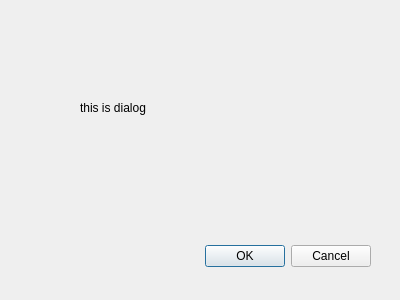
<?xml version="1.0" encoding="UTF-8"?>
<ui version="4.0">
 <class>Dialog</class>
 <widget class="QDialog" name="Dialog">
  <property name="geometry">
   <rect>
    <x>0</x>
    <y>0</y>
    <width>400</width>
    <height>300</height>
   </rect>
  </property>
  <property name="windowTitle">
   <string>Dialog</string>
  </property>
  <widget class="QDialogButtonBox" name="buttonBox">
   <property name="geometry">
    <rect>
     <x>30</x>
     <y>240</y>
     <width>341</width>
     <height>32</height>
    </rect>
   </property>
   <property name="orientation">
    <enum>Qt::Orientation::Horizontal</enum>
   </property>
   <property name="standardButtons">
    <set>QDialogButtonBox::StandardButton::Cancel|QDialogButtonBox::StandardButton::Ok</set>
   </property>
  </widget>
  <widget class="QLabel" name="label">
   <property name="geometry">
    <rect>
     <x>80</x>
     <y>100</y>
     <width>81</width>
     <height>16</height>
    </rect>
   </property>
   <property name="text">
    <string>this is dialog</string>
   </property>
  </widget>
 </widget>
 <resources/>
 <connections>
  <connection>
   <sender>buttonBox</sender>
   <signal>accepted()</signal>
   <receiver>Dialog</receiver>
   <slot>accept()</slot>
   <hints>
    <hint type="sourcelabel">
     <x>248</x>
     <y>254</y>
    </hint>
    <hint type="destinationlabel">
     <x>157</x>
     <y>274</y>
    </hint>
   </hints>
  </connection>
  <connection>
   <sender>buttonBox</sender>
   <signal>rejected()</signal>
   <receiver>Dialog</receiver>
   <slot>reject()</slot>
   <hints>
    <hint type="sourcelabel">
     <x>316</x>
     <y>260</y>
    </hint>
    <hint type="destinationlabel">
     <x>286</x>
     <y>274</y>
    </hint>
   </hints>
  </connection>
 </connections>
</ui>
